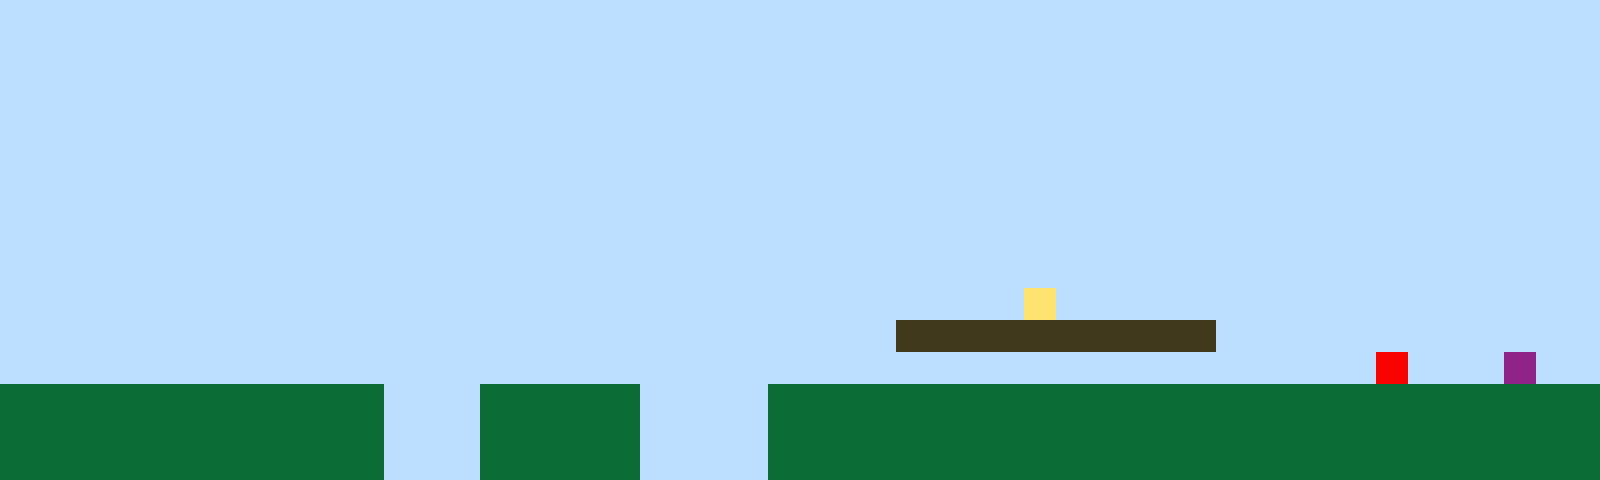

A 2D game scene composited from a Tiled map and its tileset images. What follows is a short description and the map's XML, with every tile layer's data as written:
An orthogonal 50x15 tile map with 32x32 px tiles, 1 tile layer (Tile Layer 1).

<map version="1.10" tiledversion="1.11.2" orientation="orthogonal" renderorder="right-up" width="50" height="15" tilewidth="32" tileheight="32" infinite="0" nextlayerid="2" nextobjectid="1"><editorsettings><export target="map1.csv" format="csv" /></editorsettings><tileset firstgid="1" name="sprites" tilewidth="32" tileheight="32" tilecount="6" columns="3"><image source="sprites.png" width="96" height="64" /></tileset><layer id="1" name="Tile Layer 1" width="50" height="15"><data encoding="csv">1,1,1,1,1,1,1,1,1,1,1,1,1,1,1,1,1,1,1,1,1,1,1,1,1,1,1,1,1,1,1,1,1,1,1,1,1,1,1,1,1,1,1,1,1,1,1,1,1,1,1,1,1,1,1,1,1,1,1,1,1,1,1,1,1,1,1,1,1,1,1,1,1,1,1,1,1,1,1,1,1,1,1,1,1,1,1,1,1,1,1,1,1,1,1,1,1,1,1,1,1,1,1,1,1,1,1,1,1,1,1,1,1,1,1,1,1,1,1,1,1,1,1,1,1,1,1,1,1,1,1,1,1,1,1,1,1,1,1,1,1,1,1,1,1,1,1,1,1,1,1,1,1,1,1,1,1,1,1,1,1,1,1,1,1,1,1,1,1,1,1,1,1,1,1,1,1,1,1,1,1,1,1,1,1,1,1,1,1,1,1,1,1,1,1,1,1,1,1,1,1,1,1,1,1,1,1,1,1,1,1,1,1,1,1,1,1,1,1,1,1,1,1,1,1,1,1,1,1,1,1,1,1,1,1,1,1,1,1,1,1,1,1,1,1,1,1,1,1,1,1,1,1,1,1,1,1,1,1,1,1,1,1,1,1,1,1,1,1,1,1,1,1,1,1,1,1,1,1,1,1,1,1,1,1,1,1,1,1,1,1,1,1,1,1,1,1,1,1,1,1,1,1,1,1,1,1,1,1,1,1,1,1,1,1,1,1,1,1,1,1,1,1,1,1,1,1,1,1,1,1,1,1,1,1,1,1,1,1,1,1,1,1,1,1,1,1,1,1,1,1,1,1,1,1,1,1,1,1,1,1,1,1,1,1,1,1,1,1,1,1,1,1,1,1,1,1,1,1,1,1,1,1,1,1,1,1,1,1,1,1,1,1,1,1,1,1,1,1,1,1,1,1,1,1,1,1,1,1,1,1,1,1,1,1,1,1,1,1,1,1,1,1,1,1,1,1,1,1,1,1,1,1,1,1,1,1,1,1,1,1,1,1,1,1,1,1,1,1,1,1,1,1,1,1,1,1,1,1,1,1,1,1,1,1,1,1,1,1,1,1,1,1,1,1,1,1,1,1,1,1,1,4,1,1,1,1,1,1,1,1,1,1,1,1,1,1,1,1,1,1,1,1,1,1,1,1,1,1,1,1,1,1,1,1,1,1,1,1,1,1,1,1,1,1,1,1,1,3,3,3,3,3,3,3,3,3,3,1,1,1,1,1,1,1,1,1,1,1,1,1,1,1,1,1,1,1,1,1,1,1,1,1,1,1,1,1,1,1,1,1,1,1,1,1,1,1,1,1,1,1,1,1,1,1,1,1,1,1,1,1,1,1,5,1,1,1,6,1,1,2,2,2,2,2,2,2,2,2,2,2,2,1,1,1,2,2,2,2,2,1,1,1,1,2,2,2,2,2,2,2,2,2,2,2,2,2,2,2,2,2,2,2,2,2,2,2,2,2,2,2,2,2,2,2,2,2,2,2,2,2,2,1,1,1,2,2,2,2,2,1,1,1,1,2,2,2,2,2,2,2,2,2,2,2,2,2,2,2,2,2,2,2,2,2,2,2,2,2,2,2,2,2,2,2,2,2,2,2,2,2,2,1,1,1,2,2,2,2,2,1,1,1,1,2,2,2,2,2,2,2,2,2,2,2,2,2,2,2,2,2,2,2,2,2,2,2,2,2,2</data></layer></map>
